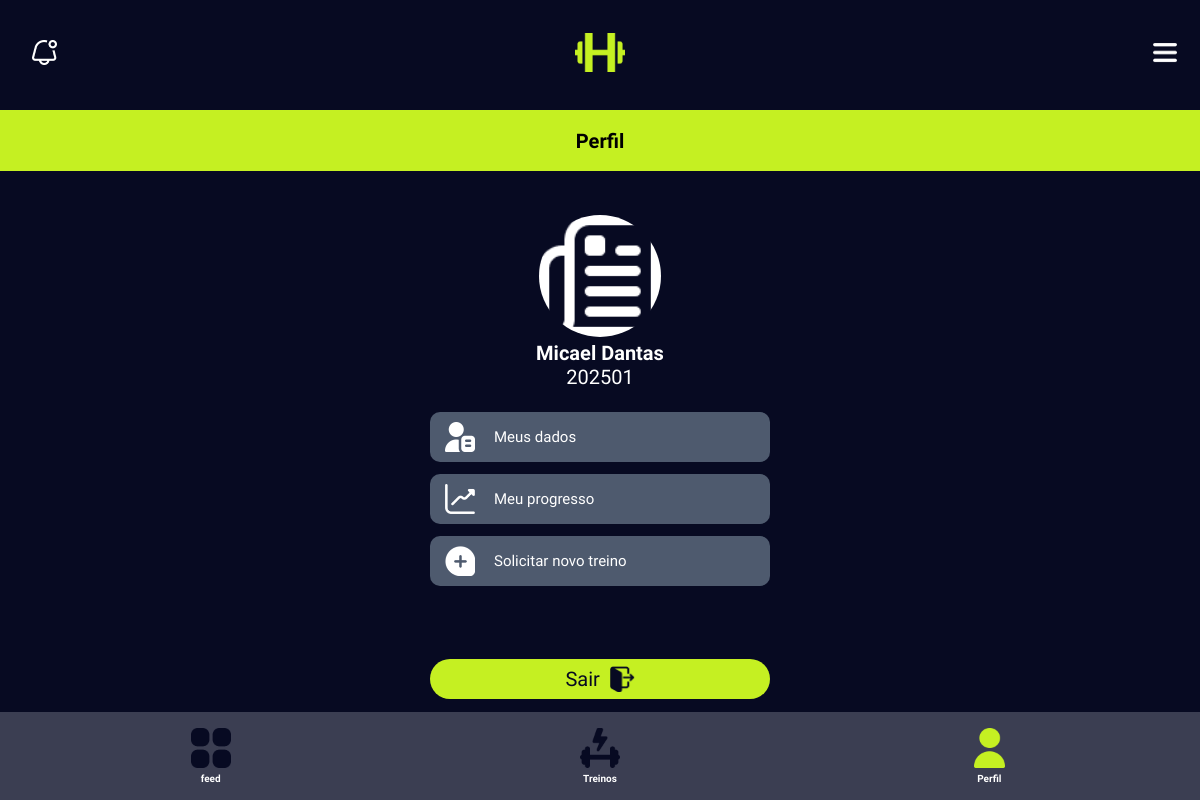
The page /perfil/ (signed in) on the database its author committed.
### habitusapp/models/Professor.py (models this page shows, shortened)
class Professor(models.Model):
    class Tipo_Trabalho(models.TextChoices):
        PROFESSOR = 'Professor(a)', 'Professor(a)'
    class NivelChoices(models.TextChoices):
        INICIANTE = 'Iniciante', 'Iniciante'
        INTERMEDIARIO = 'Intermediário', 'Intermediário'
        AVANCADO = 'Avançado', 'Avançado'
    class ObjetivoChoices(models.TextChoices):
        GANHODEMASSA = 'Ganho de Massa', 'Ganho de Massa'
        PERDADEPESO = 'Perda de peso', 'Perda de peso'
        SAUDE = 'Saúde', 'Saúde'
        OUTRO = 'Outro', 'Outro'
    user = models.OneToOneField(User, on_delete=models.CASCADE)
    matricula = models.CharField(max_length=20, primary_key=True, editable=False, unique=True)
    foto_perfil = models.ImageField(null=True, blank=True, upload_to='foto-perfil-professor/')
    nome = models.CharField(max_length=100)
    cpf = models.CharField(max_length=14, unique=True)
    data_nasc = models.DateField()
    email = models.EmailField(unique=True)
    telefone = models.CharField(max_length=15, blank=True, null=True)
    data_criacao = models.DateTimeField(auto_now_add=True)
    inst_formacao = models.CharField(max_length=100, blank=True, null=True)
    data_admissao = models.DateField()
    tipo_trabalho = models.CharField(
        max_length=20,
        choices=Tipo_Trabalho.choices,
        default=Tipo_Trabalho.PROFESSOR
    )
    peso = models.FloatField(blank=True, null=True)
    altura = models.FloatField(blank=True, null=True)
    nivel = models.CharField(
        max_length=20,
        choices=NivelChoices.choices,
        blank=True, null=True
    )
    objetivo = models.CharField(
        max_length=20,
        choices=ObjetivoChoices.choices,
        blank=True, null=True
    )
    cintura = models.FloatField(blank=True, null=True)
    abdomen = models.FloatField(blank=True, null=True)
    torax = models.FloatField(blank=True, null=True)
    quadril = models.FloatField(blank=True, null=True)
    coxa_direita = models.FloatField(blank=True, null=True)
    coxa_esquerda = models.FloatField(blank=True, null=True)
    panturrilha_direita = models.FloatField(blank=True, null=True)
    panturrilha_esquerda = models.FloatField(blank=True, null=True)
    braco_direito = models.FloatField(blank=True, null=True)
    braco_esquerdo = models.FloatField(blank=True, null=True)
    tricipital = models.FloatField(blank=True, null=True)
    subescapular = models.FloatField(blank=True, null=True)
    axilar_media = models.FloatField(blank=True, null=True)
    suprailiaca = models.FloatField(blank=True, null=True)
    abdominal = models.FloatField(blank=True, null=True)
    coxa = models.FloatField(blank=True, null=True)
    panturrilha= models.FloatField(blank=True, null=True)

### habitusapp/views/viewsUsuario.py (the view)
# urls.py: path('perfil/', viewsUsuario.perfil, name='perfil'),
@login_required
def perfil(request):
    perfil = None
    if hasattr(request.user, 'aluno'):
        perfil = request.user.aluno
    elif hasattr(request.user, 'professor'):
        perfil = request.user.professor
    elif hasattr(request.user, 'admin'):
        perfil = request.user.admin
    return render(request, 'PagsUsuario/perfil.html', {'perfil': perfil})

### habitusapp/templates/PagsUsuario/perfil.html (shortened to what this page needs)
{% load static %}
<!DOCTYPE html>
<html lang="pt-br">
<head>
    <link rel="stylesheet" href="{% static 'css/usuario/perfil.css' %}">
</head>
<body>
    <header>
        <div class="seta-voltar">
            <a href="javascript:history.back()">
                <img src="{% static 'icones-site/icone-sem-notificacao.png' %}" alt="Ícone seta voltar">
            </a>
        </div>
        <div class="logo-h">
          <a href="{% url 'feed' %}"><img src="{% static 'icones-site/logo-h.png' %}" alt="Logo Habitus"></a>
        </div>
        <div class="menu-icon" onclick="toggleMenu()">
          <img id="menu-icon" src="{% static 'icones-site/menu-lateral.png' %}" alt="Abrir Menu">
        </div>
    </header>
    <main>
    <section class="nome-pagina">
        <h1>Perfil</h1>
    </section>
        <section class="container">
            <div class="editar-foto">
                <a href="#" onclick="document.getElementById('id_nova_foto').click(); return false;">
                    {% if perfil.foto_perfil %}
                        <img id="preview-foto" src="{{ perfil.foto_perfil.url }}" alt="Foto de Perfil">
                    {% else %}
                        <img id="preview-foto" src="{% static 'icones-site/sem-foto.png' %}" alt="Foto de Perfil Padrão">
                    {% endif %}
                </a>
                <h2>{{ perfil.nome }}</h2>
                <p>{{ perfil.matricula }}</p>
            </div>
            <div class="acoes-perfil">
                <a href="{% url 'meus_dados' %}">
                    <img src="{% static 'icones-site/dados-icone.png' %}" alt="Icone dados">
                    <span>Meus dados</span>
                </a>
                <a href="#">
                    <img src="{% static 'icones-site/progresso-icone.png' %}" alt="Icone progresso">
                    <span>Meu progresso</span>
                </a>
                <a href="#">
                    <img src="{% static 'icones-site/novo-treino-icone.png' %}" alt="Icone de Novo Treino">
                    <span>Solicitar novo treino</span>
                </a>
            </div>
            <a class="sair_perfil" href="{% url 'logout' %}">Sair <img src="{% static 'icones-site/sair_conta.png' %}" alt="icone sair da conta"></a>
        </section>
    <menu>
        <div>
            <a href="{% url 'feed' %}">
                <img src="{% static 'icones-site/feed-icon-preta.png' %}" alt="Logo feed">
                <h3>feed</h3>
            </a>
        </div>
        <div>
            <a href="{% url 'treinos' %}">
                <img src="{% static 'icones-site/treino-icon-preta.png' %}" alt="icone treino">
                <h3>Treinos</h3>
            </a>
        </div>
        <div>
            <a href="{% url 'perfil' %}">
                <img src="{% static 'icones-site/perfil-icon-verde.png' %}" alt="Logo perfil">
                <h3>Perfil</h3>
            </a>
        </div>
    </main>
</body>
</html>

### devadmin/static/css/usuario/perfil.css (style rules this page uses)
* { margin:0 auto; font-family: 'Lexend Deca', sans-serif; }
body { margin-top: 110px; background-color: #070A22; }
header { background-color: #070A22; padding: 2em; display: flex; align-items: center; justify-content:center; position: fixed; top: 0; left: 0; right: 0; height: 45px; }
.logo-h { position: absolute; left: 50%; transform: translateX(-50%); }
.menu-icon { position: absolute; right: 20px; }
.logo-h img { width: 50px; cursor: pointer; }
.seta-voltar img { width: 25px; }
.seta-voltar { margin-left: 0 ; }
.menu-icon img { width:30px; cursor: pointer; }
header img { cursor: pointer; }
section.nome-pagina { background-color: #C5F022; text-align: center; display: flex; height: 61px; justify-content: center; align-items: center; flex-shrink: 0; }
h3 { font-size: 10px; color: #FFF; font-weight: 700; line-height: normal; font-style: normal; }
h1 { font-size: 20px; margin:0; }
menu { display: flex; justify-content: space-between; align-items: center; background-color: #3B3E52; padding: 1em; position: fixed; bottom: 0; left: 0; right: 0; }
menu img { margin-bottom: 5px; cursor: pointer; width: 40px; height: 40px; object-fit: contain; }
menu div a { color:white ; text-decoration: none; display: grid; align-items: center; }
main { padding-bottom: 100px; }
.container { text-align: center; margin-top: 44px; }
.editar-foto img { width: 122px; flex-shrink: 0; height: 122px; border-radius: 50%; object-fit: cover; }
.container h2, p { font-size: 20px; color: white; }
.acoes-perfil a { font-size: 15px; color: white; text-decoration: none; display: flex; justify-content: start; align-items: center; gap: 19px; border-radius: 10px; background: #4E5A6E; padding: 1em; height: 20px; flex-shrink: 0; width: 310px; }
.acoes-perfil { display: flex; flex-direction: column; gap: 12px; margin-top: 23px; }
.acoes-perfil img { width: 30px; flex-shrink: 0; aspect-ratio: 1/1; height: 30px; margin: 0; }
span { margin: 0; }
.sair_perfil { margin-top:73px; height: 40px; flex-shrink: 0; width: 340px; border-radius: 50px; background: #C5F022; display: flex; justify-content: center; align-items: center; text-decoration: none; color: #070A22; font-size: 20px; font-weight:medium; }
.sair_perfil img { width: 26.833px; flex-shrink: 0; aspect-ratio: 26.83/26.83; height: 26.833px; margin: 0 0px 0px 8px; }
.seta-voltar { margin-left: 0; }

### rows shown on the page
Professor: foto_perfil (picture), nome "Micael Dantas", matricula "202501"
